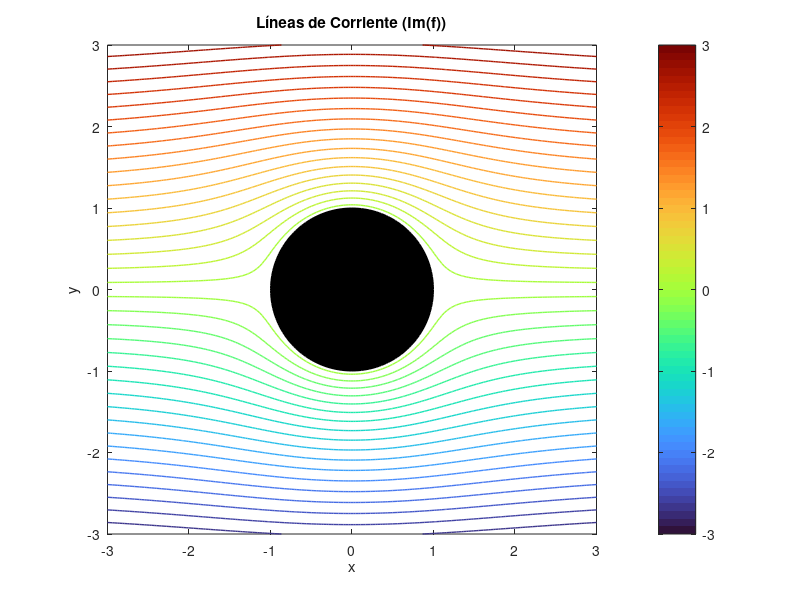

This chart was generated by the following MATLAB code:
%{ 
     Fase 2 - Flujo alrededor de un obstáculo elíptico: funciones armónicas y curvas de nivel 
     COIL UR - TEC
     Equipo 5
     2025
%} 

% Parámetros
U = 1;     % Velocidad del flujo
R = 1;     % Radio del cilindro
N = 200;   % Resolución de la malla

% Malla
x = linspace(-3, 3, N);   % Rangos para x y y
y = linspace(-3, 3, N);
[X, Y] = meshgrid(x, y);
Z = X + 1i * Y;           % Variable compleja

% Evitar división por cero (evita z=0)
Z(Z == 0) = eps;
    
% Función compleja f(x,y) = f(z) = U * (z + R^2/z)
fcom = U * (Z + R^2 ./ Z);

% Función de corriente fcor = Im(f)
fcor = imag(fcom);

% Número de niveles y límites deseados
niveles = linspace(-3, 3, 40);  % 25 líneas entre -2.5 y 2.5
% Graficar las líneas de corriente
figure;
contour(X, Y, fcor, niveles, 'LineWidth', 1);
colormap(turbo);       % Escoger paleta de colores
colorbar;              % Barra de colores
hold on;

% Dibujar el círculo de radio R (obstáculo) y rellenarlo
theta = linspace(0, 2*pi, 200);
xc = R * cos(theta);
yc = R * sin(theta);
fill(xc, yc, 'k');    

axis equal;    % Ejes con la misma escala
xlabel('x');
ylabel('y');
title('Líneas de Corriente (Im(f))');
